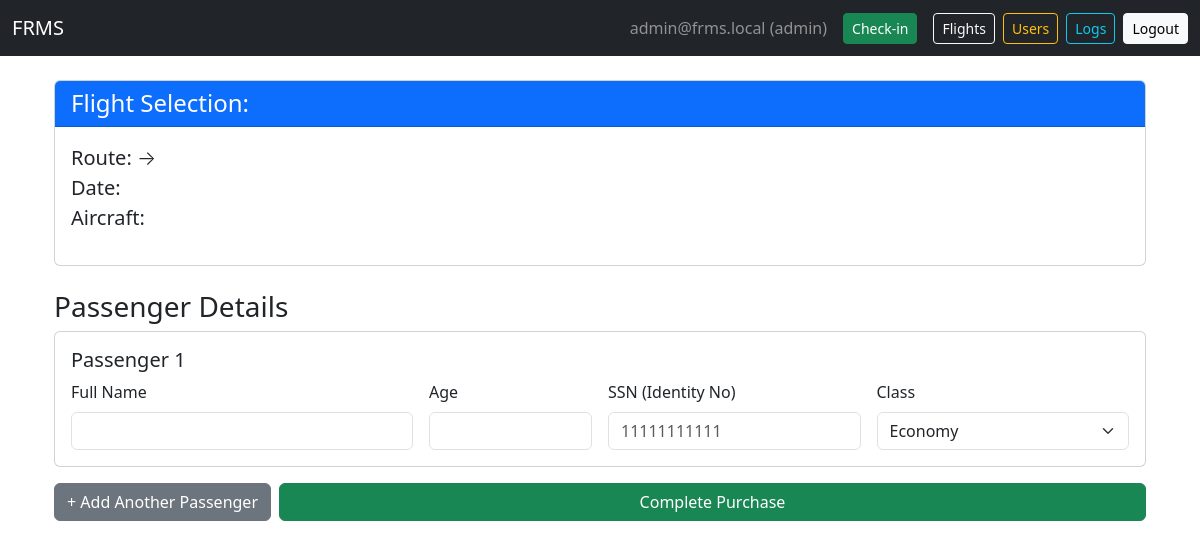
The page /book/IT7777 (signed in) on the database as committed earlier.
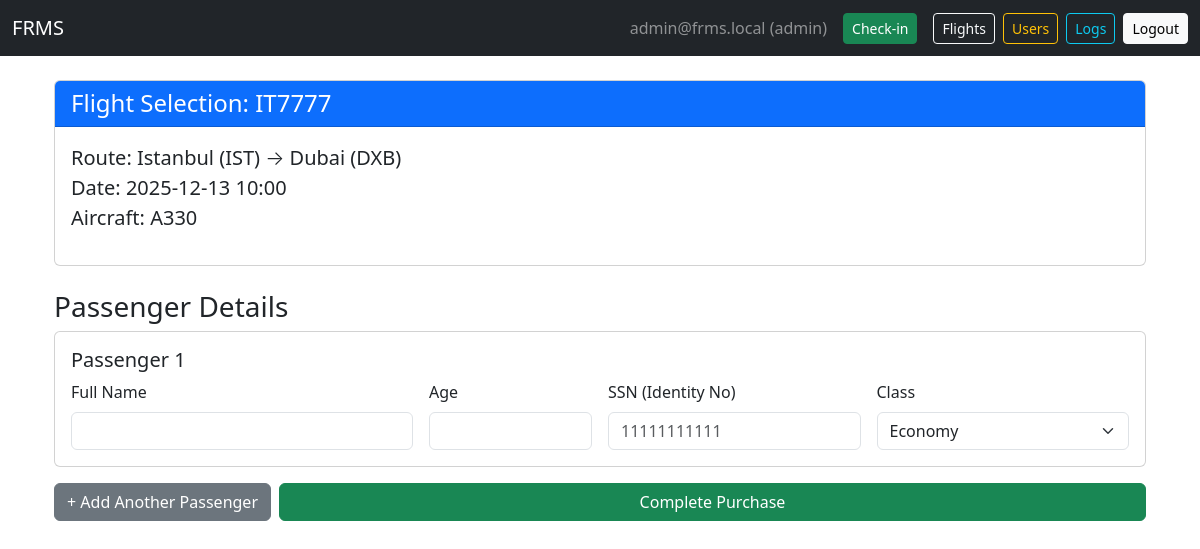
The same page on the database as committed later.
### tables this page shows
CREATE TABLE flights (
            id INTEGER PRIMARY KEY AUTOINCREMENT,
            flight_no TEXT UNIQUE NOT NULL,
            date_time TEXT NOT NULL,
            duration_minutes INTEGER,
            distance_km INTEGER,
            source TEXT,
            destination TEXT,
            vehicle_type TEXT,
            shared_flight_no TEXT,
            shared_company TEXT
        );

### app.py (the view, shortened to what this page needs)
@app.route("/book/<flight_no>", methods=["GET", "POST"])
@login_required()
def book_flight(flight_no):
    check_and_update_schema()
    db = get_db()
    flight = db.execute("SELECT * FROM flights WHERE flight_no = ?", (flight_no,)).fetchone()
    return render_template("booking.html", user=current_user(), flight=flight)

### app.py (called while the page is built)
def get_db():
    if "db" not in g:
        g.db = sqlite3.connect(DATABASE)
        g.db.row_factory = sqlite3.Row
    return g.db

def check_and_update_schema():
    db = get_db()
    try:
        db.execute("SELECT ssn FROM passengers LIMIT 1")
    except sqlite3.OperationalError:
        try:
            db.execute("ALTER TABLE passengers ADD COLUMN ssn TEXT")
            db.commit()
        except:
            pass

def current_user():
    if "user_id" not in session: return None
    return get_db().execute("SELECT * FROM users WHERE id = ?", (session["user_id"],)).fetchone()

def login_required(role=None):
    from functools import wraps
    def decorator(func):
        @wraps(func)
        def wrapper(*args, **kwargs):
            user = current_user()
            if user is None:
                flash("Please log in first.", "warning")
                return redirect(url_for("login", next=request.path))
            if role and user["role"] != role:
                flash("Unauthorized.", "danger")
                return redirect(url_for("dashboard"))
            return func(*args, **kwargs)
        return wrapper
    return decorator

### templates/booking.html (shortened to what this page needs)
{% extends "base.html" %}
{% block content %}
<div class="container">
    <div class="card mb-4">
        <div class="card-header bg-primary text-white">
            <h4 class="mb-0">Flight Selection: {{ flight['flight_no'] }}</h4>
        </div>
        <div class="card-body">
            <p class="lead">
                <strong>Route:</strong> {{ flight['source'] }} &rarr; {{ flight['destination'] }}<br>
                <strong>Date:</strong> {{ flight['date_time'] }}<br>
                <strong>Aircraft:</strong> {{ flight['vehicle_type'] }}
            </p>
        </div>
    </div>
    <form method="post" id="bookingForm">
        <h3>Passenger Details</h3>
        <div id="passenger-list">
            <div class="card mb-3 passenger-card">
                <div class="card-body">
                    <h5 class="card-title">Passenger 1</h5>
                    <div class="row g-3">
                        <div class="col-md-4">
                            <label class="form-label">Full Name</label>
                            <input type="text" name="names[]" class="form-control" required>
                        </div>
                        <div class="col-md-2">
                            <label class="form-label">Age</label>
                            <input type="number" name="ages[]" class="form-control" required>
                        </div>
                        <div class="col-md-3">
                            <label class="form-label">SSN (Identity No)</label>
                            <input type="text" name="ssns[]" class="form-control" placeholder="11111111111" required>
                        </div>
                        <div class="col-md-3">
                            <label class="form-label">Class</label>
                            <select name="seat_types[]" class="form-select">
                                <option value="economy">Economy</option>
                            </select>
                        </div>
                    </div>
                </div>
            </div>
        </div>
        <div class="d-flex gap-2 mb-4">
            <button type="button" class="btn btn-secondary" onclick="addPassenger()">+ Add Another Passenger</button>
            <button type="submit" class="btn btn-success flex-grow-1">Complete Purchase</button>
        </div>
    </form>
</div>
{% endblock %}

Rows that differ between the two databases and show on the page:
added flights: flight_no "IT7777", source "Istanbul (IST)", destination "Dubai (DXB)", date_time "2025-12-13 10:00", vehicle_type "A330"
